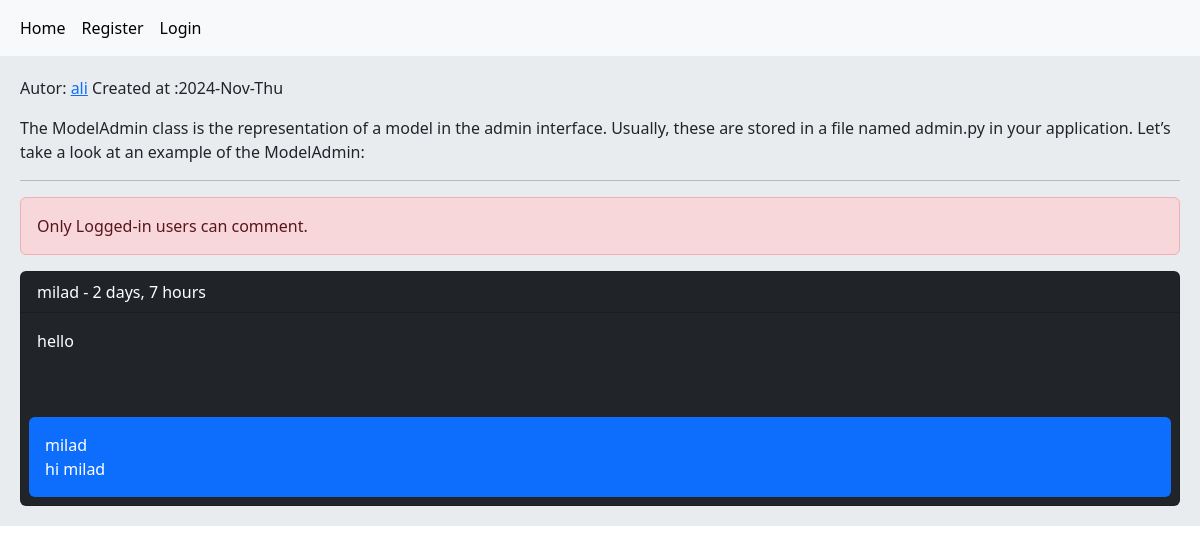
The page /post/8/modeladmin-objects/ on the database its author committed.
### home/models.py (models this page shows, shortened)
class Post(models.Model):
    user = models.ForeignKey(User, on_delete=models.CASCADE, related_name='posts')
    title = models.CharField(max_length=200)
    body = models.TextField()
    slug = models.SlugField(unique=True)
    created = models.DateTimeField(auto_now_add=True)
    updated = models.DateTimeField(auto_now=True)
    class Meta:
        ordering = ('-created',)

class Comment(models.Model):
    user = models.ForeignKey(User, on_delete=models.CASCADE, related_name='user_comments')
    post = models.ForeignKey(Post, on_delete=models.CASCADE, related_name='post_comments')
    reply = models.ForeignKey('self', on_delete=models.CASCADE, related_name='replies_comments', blank=True, null=True)
    is_reply = models.BooleanField(default=False)
    body = models.TextField(max_length=500)
    created = models.DateTimeField(auto_now_add=True)

### home/views.py (the view, shortened to what this page needs)
# urls.py: path('post/<int:pk>/<slug:slug>/', views.PostDetailView.as_view(), name='post_detail'),
class PostDetailView(View):
    form_class = CommentCreateForm
    form_class_reply = CommentReplyForm
    def setup(self, request, *args, **kwargs):
        self.post_instance = get_object_or_404(Post, pk=kwargs['pk'], slug=kwargs['slug'])
        return super().setup(request, *args, **kwargs)
    def get(self, request, *args, **kwargs):
        post = self.post_instance
        comments = post.post_comments.filter(is_reply=False)
        return render(request, 'home/detail.html', {'form': self.form_class, 'post': post,
                                                    'comments': comments, 'replay_form': self.form_class_reply})

### home/templates/home/detail.html (shortened to what this page needs)
{% extends 'master.html' %}
{% block body %}
    <p>Autor: <a href="{% url 'account:user_profile' post.user.id %}" class="mr-1"> {{ post.user.username }}</a>
        Created at :{{ post.updated|date:"Y-M-D" }}</p>
    <p>{{ post.body }}</p>
    <hr>
    {% if request.user.is_authenticated %}
        <form action="" method="post">
            {% csrf_token %}
            {{ form.as_p }}
            <input class="m-3 btn btn-info" type="submit" value="Comment">
        </form>
    {% else %}
        <p class="alert alert-danger">Only Logged-in users can comment.</p>
    {% endif %}
    {% for comment in comments %}
        <div class="card bg-dark text-white">
            <p class="card-header">
                {{ comment.user }} - {{ comment.created|timesince }}
            </p>
            <p class="card-body">
                {{ comment.body }}
            {% with replies=comment.replies_comments.all %}
                {% for reply in  replies %}
                    <div>
                        <br>
                        <p class="bg-primary p-3 m-2 rounded"> {{ reply.user }}<br>
                            {{ reply.body }}</p>
                    </div>
                {% endfor %}
            {% endwith %}
            {% empty %}
            <p class="card-body">No comment yet!</p>
        </div>
    {% endfor %}
{% endblock %}

### rows shown on the page
Post: user.username "ali", updated "2024-Nov-Thu", body "The ModelAdmin class is the representation of a model in the admin interface. Usually, these are stored in a file named admin.py in your application. Let’s take a look at an example of the ModelAdmin:"
Comment: user "milad", created "2 days, 7 hours", body "hello"
Comment: user "milad", body "hi milad"
